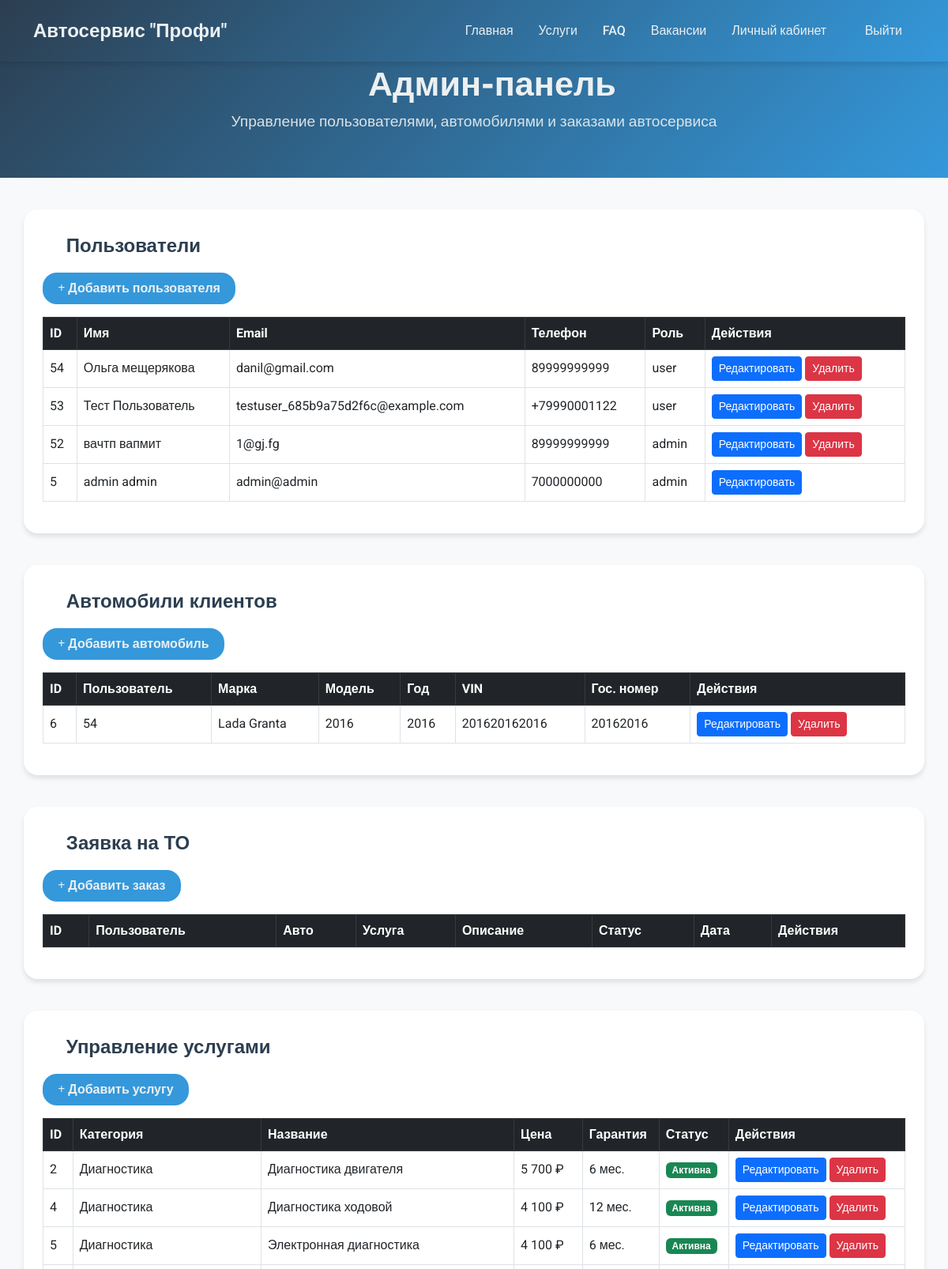
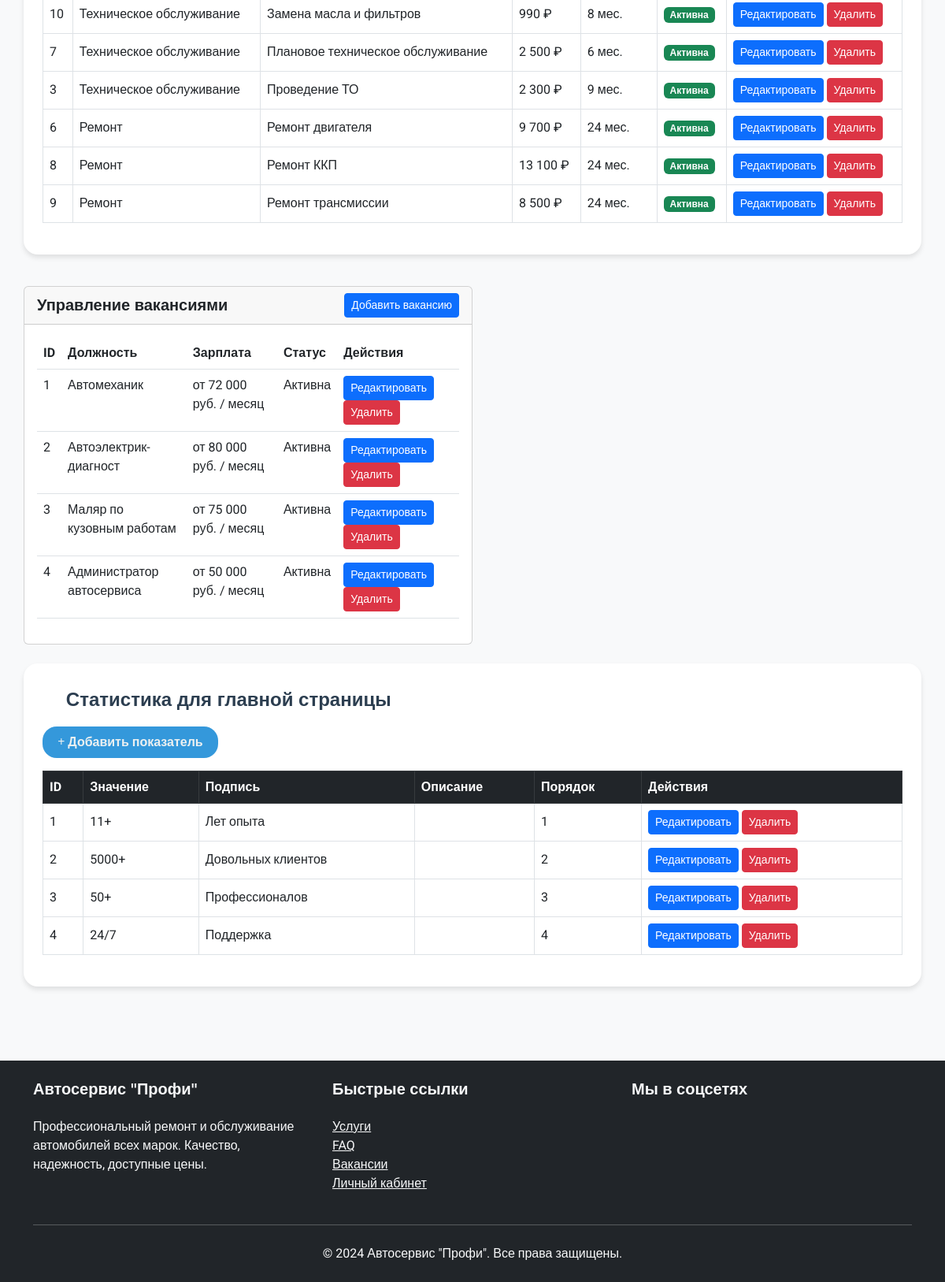
The page /admin.php (signed in) on the database its author committed (2 pictures, top to bottom).
### tables this page shows
CREATE TABLE `users` (
  `id` int NOT NULL,
  `email` varchar(255) NOT NULL,
  `password` varchar(255) NOT NULL,
  `first_name` varchar(100) NOT NULL,
  `last_name` varchar(100) NOT NULL,
  `phone` varchar(20) DEFAULT NULL,
  `role` enum('user','admin') DEFAULT 'user',
  `created_at` timestamp NULL DEFAULT CURRENT_TIMESTAMP,
  `updated_at` timestamp NULL DEFAULT CURRENT_TIMESTAMP ON UPDATE CURRENT_TIMESTAMP,
  `last_login` timestamp NULL DEFAULT NULL,
  `is_active` tinyint(1) DEFAULT '1'
);

CREATE TABLE `user_cars` (
  `id` int NOT NULL,
  `user_id` int NOT NULL,
  `brand` varchar(100) NOT NULL,
  `model` varchar(100) NOT NULL,
  `year` int NOT NULL,
  `vin` varchar(17) DEFAULT NULL,
  `license_plate` varchar(20) DEFAULT NULL,
  `created_at` timestamp NULL DEFAULT CURRENT_TIMESTAMP
);

CREATE TABLE `services` (
  `id` int NOT NULL,
  `category` varchar(100) NOT NULL,
  `name` varchar(255) NOT NULL,
  `description` text NOT NULL,
  `price` decimal(10,2) NOT NULL,
  `features` text NOT NULL,
  `warranty_months` int NOT NULL,
  `icon_class` varchar(50) NOT NULL,
  `is_active` tinyint(1) DEFAULT '1',
  `created_at` timestamp NULL DEFAULT CURRENT_TIMESTAMP,
  `updated_at` timestamp NULL DEFAULT CURRENT_TIMESTAMP ON UPDATE CURRENT_TIMESTAMP
);

CREATE TABLE `vacancies` (
  `id` int NOT NULL,
  `title` varchar(255) NOT NULL,
  `salary` varchar(100) NOT NULL,
  `employment_type` varchar(100) NOT NULL,
  `experience` varchar(100) NOT NULL,
  `description` text NOT NULL,
  `requirements` text NOT NULL,
  `conditions` text NOT NULL,
  `is_active` tinyint(1) DEFAULT '1',
  `created_at` timestamp NULL DEFAULT CURRENT_TIMESTAMP,
  `updated_at` timestamp NULL DEFAULT CURRENT_TIMESTAMP ON UPDATE CURRENT_TIMESTAMP
);

CREATE TABLE `stats` (
  `id` int NOT NULL,
  `value` varchar(32) NOT NULL,
  `label` varchar(128) NOT NULL,
  `description` varchar(255) NOT NULL,
  `sort_order` int DEFAULT '0'
);

### admin.php (the view, shortened to what the rows shown need)
<?php
require_once 'config/database.php';
$stmt = $pdo->prepare("SELECT * FROM users WHERE id = ?");
$stmt->execute([$_SESSION['user_id']]);
$admin = $stmt->fetch();
$users = $pdo->query('SELECT * FROM users ORDER BY id DESC')->fetchAll();
$cars = $pdo->query('SELECT * FROM user_cars ORDER BY id DESC')->fetchAll();
$stats = $pdo->query('SELECT * FROM stats ORDER BY sort_order, id')->fetchAll();
?>
<!DOCTYPE html>
<html lang="ru">
<head>
    <link href="https://cdn.jsdelivr.net/npm/bootstrap@5.3.0/dist/css/bootstrap.min.css" rel="stylesheet">
    <link rel="stylesheet" href="https://cdnjs.cloudflare.com/ajax/libs/font-awesome/6.0.0/css/all.min.css">
</head>
<body>
    <header class="admin-header">
        <div class="container">
            <h1><i class="fas fa-cogs"></i> Админ-панель</h1>
        </div>
    </header>
    <main class="container admin-section">
        <div class="admin-card">
            <h2><i class="fas fa-users"></i> Пользователи</h2>
            <div class="table-responsive">
                <table class="table table-bordered table-hover align-middle">
                    <thead class="table-dark">
                        <tr>
                            <th>ID</th><th>Имя</th><th>Email</th><th>Телефон</th><th>Роль</th><th>Действия</th>
                        </tr>
                    </thead>
                    <tbody>
                    <?php foreach ($users as $u): ?>
                        <tr>
                            <td><?= $u['id'] ?></td>
                            <td><?= htmlspecialchars($u['first_name'] . ' ' . $u['last_name']) ?></td>
                            <td><?= htmlspecialchars($u['email']) ?></td>
                            <td><?= htmlspecialchars($u['phone']) ?></td>
                            <td><?= $u['role'] ?></td>
                            <td>
                                <button class="btn btn-sm btn-primary" data-bs-toggle="modal" data-bs-target="#editUserModal<?= $u['id'] ?>">Редактировать</button>
                                <?php if ($u['id'] != $admin['id']): ?>
                                    <a href="?delete_user=<?= $u['id'] ?>" class="btn btn-sm btn-danger" onclick="return confirm('Удалить пользователя?')">Удалить</a>
                                <?php endif; ?>
                            </td>
                        </tr>
                    <?php endforeach; ?>
                    </tbody>
                </table>
            </div>
        </div>
        <div class="admin-card">
            <h2><i class="fas fa-car"></i> Автомобили клиентов</h2>
            <div class="table-responsive">
                <table class="table table-bordered table-hover align-middle">
                    <thead class="table-dark">
                        <tr>
                            <th>ID</th><th>Пользователь</th><th>Марка</th><th>Модель</th><th>Год</th><th>VIN</th><th>Гос. номер</th><th>Действия</th>
                        </tr>
                    </thead>
                    <tbody>
                    <?php foreach ($cars as $car): ?>
                        <tr>
                            <td><?= $car['id'] ?></td>
                            <td><?= $car['user_id'] ?></td>
                            <td><?= htmlspecialchars($car['brand']) ?></td>
                            <td><?= htmlspecialchars($car['model']) ?></td>
                            <td><?= $car['year'] ?></td>
                            <td><?= htmlspecialchars($car['vin']) ?></td>
                            <td><?= htmlspecialchars($car['license_plate']) ?></td>
                            <td>
                                <button class="btn btn-sm btn-primary" data-bs-toggle="modal" data-bs-target="#editCarModal<?= $car['id'] ?>">Редактировать</button>
                                <a href="?delete_car=<?= $car['id'] ?>" class="btn btn-sm btn-danger" onclick="return confirm('Удалить автомобиль?')">Удалить</a>
                            </td>
                        </tr>
                    <?php endforeach; ?>
                    </tbody>
                </table>
            </div>
        </div>
        <div class="admin-card">
            <h2><i class="fas fa-receipt"></i> Заявка на ТО</h2>
            <div class="table-responsive">
                <table class="table table-bordered table-hover align-middle">
                    <thead class="table-dark">
                        <tr>
                            <th>ID</th><th>Пользователь</th><th>Авто</th><th>Услуга</th><th>Описание</th><th>Статус</th><th>Дата</th><th>Действия</th>
                        </tr>
                    </thead>
                </table>
            </div>
        </div>
        <div class="admin-card">
            <h2><i class="fas fa-wrench"></i> Управление услугами</h2>
            <div class="table-responsive">
                <table class="table table-bordered table-hover align-middle">
                    <thead class="table-dark">
                        <tr>
                            <th>ID</th>
                            <th>Категория</th>
                            <th>Название</th>
                            <th>Цена</th>
                            <th>Гарантия</th>
                            <th>Статус</th>
                            <th>Действия</th>
                        </tr>
                    </thead>
                    <tbody>
                    <?php
                    $services = $pdo->query("SELECT * FROM services ORDER BY category, name")->fetchAll();
                    $categories = [
                        'maintenance' => 'Техническое обслуживание',
                        'diagnostics' => 'Диагностика',
                        'repair' => 'Ремонт'
                    ];
                    foreach ($services as $service):
                    ?>
                        <tr>
                            <td><?= $service['id'] ?></td>
                            <td><?= $categories[$service['category']] ?></td>
                            <td><?= htmlspecialchars($service['name']) ?></td>
                            <td><?= number_format($service['price'], 0, '.', ' '); ?> ₽</td>
                            <td><?= $service['warranty_months'] ?> мес.</td>
                            <td>
                                <?php if ($service['is_active']): ?>
                                    <span class="badge bg-success">Активна</span>
                                <?php else: ?>
                                    <span class="badge bg-danger">Неактивна</span>
                                <?php endif; ?>
                            </td>
                            <td>
                                <button class="btn btn-sm btn-primary" data-bs-toggle="modal" data-bs-target="#editServiceModal<?= $service['id'] ?>">Редактировать</button>
                                <a href="?delete_service=<?= $service['id'] ?>" class="btn btn-sm btn-danger" onclick="return confirm('Удалить услугу?')">Удалить</a>
                            </td>
                        </tr>
                    <?php endforeach; ?>
                    </tbody>
                </table>
            </div>
        </div>
        <div class="col-md-6 mb-4">
            <div class="card">
                <div class="card-body">
                    <div class="table-responsive">
                        <table class="table">
                            <thead>
                                <tr>
                                    <th>ID</th>
                                    <th>Должность</th>
                                    <th>Зарплата</th>
                                    <th>Статус</th>
                                    <th>Действия</th>
                                </tr>
                            </thead>
                            <tbody>
                                <?php
                                $stmt = $pdo->query("SELECT * FROM vacancies ORDER BY id");
                                while ($vacancy = $stmt->fetch()) {
                                    echo '<tr>';
                                    echo '<td>' . $vacancy['id'] . '</td>';
                                    echo '<td>' . htmlspecialchars($vacancy['title']) . '</td>';
                                    echo '<td>' . htmlspecialchars($vacancy['salary']) . '</td>';
                                    echo '<td>' . ($vacancy['is_active'] ? 'Активна' : 'Неактивна') . '</td>';
                                    echo '<td>';
                                    echo '<button type="button" class="btn btn-sm btn-primary me-1" data-bs-toggle="modal" data-bs-target="#editVacancyModal' . $vacancy['id'] . '">Редактировать</button>';
                                    echo '<a href="?delete_vacancy=' . $vacancy['id'] . '" class="btn btn-sm btn-danger" onclick="return confirm(\'Удалить вакансию?\')">Удалить</a>';
                                    echo '</td>';
                                    echo '</tr>';
                                }
                                ?>
                            </tbody>
                        </table>
                    </div>
                </div>
            </div>
        </div>
    <div class="admin-card">
        <h2><i class="fas fa-chart-bar"></i> Статистика для главной страницы</h2>
        <div class="table-responsive">
            <table class="table table-bordered table-hover align-middle">
                <thead class="table-dark">
                    <tr>
                        <th>ID</th>
                        <th>Значение</th>
                        <th>Подпись</th>
                        <th>Описание</th>
                        <th>Порядок</th>
                        <th>Действия</th>
                    </tr>
                </thead>
                <tbody>
                <?php foreach ($stats as $stat): ?>
                    <tr>
                        <td><?= $stat['id'] ?></td>
                        <td><?= htmlspecialchars($stat['value']) ?></td>
                        <td><?= htmlspecialchars($stat['label']) ?></td>
                        <td><?= htmlspecialchars($stat['description']) ?></td>
                        <td><?= $stat['sort_order'] ?></td>
                        <td>
                            <button class="btn btn-sm btn-primary" data-bs-toggle="modal" data-bs-target="#editStatModal<?= $stat['id'] ?>">Редактировать</button>
                            <a href="?delete_stat=<?= $stat['id'] ?>" class="btn btn-sm btn-danger" onclick="return confirm('Удалить показатель?')">Удалить</a>
                        </td>
                    </tr>
                <?php endforeach; ?>
                </tbody>
            </table>
        </div>
    </div>
    </main>
</body>
</html>

### rows shown on the page
users: id "54", first_name+last_name "Ольга мещерякова", email "danil@gmail.com", phone "89999999999", role "user"
users: id "53", first_name+last_name "Тест Пользователь", email "testuser_685b9a75d2f6c@example.com", phone "+79990001122", role "user"
users: id "52", first_name+last_name "вачтп вапмит", email "1@gj.fg", phone "89999999999", role "admin"
users: id "5", first_name+last_name "admin admin", email "admin@admin", phone "7000000000", role "admin"
user_cars: id "6", user "54", brand "Lada Granta", model "2016", year "2016", vin "201620162016", license_plate "20162016"
services: id "2", category "Диагностика", name "Диагностика двигателя", price "5 700", warranty_months "6", is_active "Активна"
services: id "4", category "Диагностика", name "Диагностика ходовой", price "4 100", warranty_months "12", is_active "Активна"
services: id "5", category "Диагностика", name "Электронная диагностика", price "4 100", warranty_months "6", is_active "Активна"
services: id "10", category "Техническое обслуживание", name "Замена масла и фильтров", price "990", warranty_months "8", is_active "Активна"
services: id "7", category "Техническое обслуживание", name "Плановое техническое обслуживание", price "2 500", warranty_months "6", is_active "Активна"
services: id "3", category "Техническое обслуживание", name "Проведение ТО", price "2 300", warranty_months "9", is_active "Активна"
services: id "6", category "Ремонт", name "Ремонт двигателя", price "9 700", warranty_months "24", is_active "Активна"
services: id "8", category "Ремонт", name "Ремонт ККП", price "13 100", warranty_months "24", is_active "Активна"
services: id "9", category "Ремонт", name "Ремонт трансмиссии", price "8 500", warranty_months "24", is_active "Активна"
vacancies: id "1", title "Автомеханик", salary "от 72 000 руб. / месяц", is_active "Активна"
vacancies: id "2", title "Автоэлектрик-диагност", salary "от 80 000 руб. / месяц", is_active "Активна"
vacancies: id "3", title "Маляр по кузовным работам", salary "от 75 000 руб. / месяц", is_active "Активна"
vacancies: id "4", title "Администратор автосервиса", salary "от 50 000 руб. / месяц", is_active "Активна"
stats: id "1", value "11+", label "Лет опыта", sort_order "1"
stats: id "2", value "5000+", label "Довольных клиентов", sort_order "2"
stats: id "3", value "50+", label "Профессионалов", sort_order "3"
stats: id "4", value "24/7", label "Поддержка", sort_order "4"
